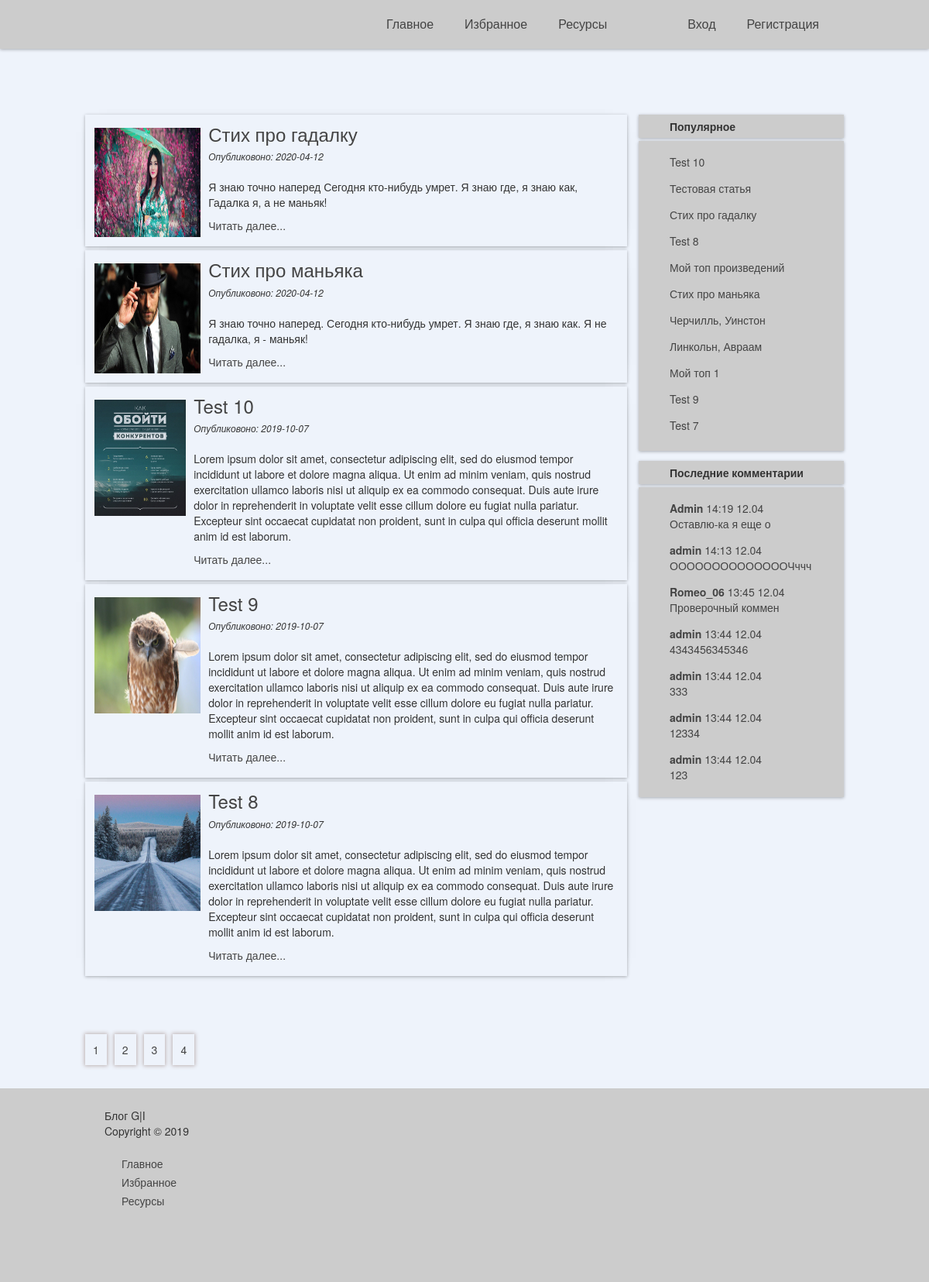
The page / on the database its author committed.
### tables this page shows
CREATE TABLE `articles` (
  `id` int(11) NOT NULL,
  `title` varchar(256) NOT NULL,
  `content` text NOT NULL,
  `data` date NOT NULL,
  `image` text NOT NULL,
  `views` int(124) NOT NULL
);

CREATE TABLE `comment` (
  `id_comments` int(11) NOT NULL,
  `id_article` int(11) NOT NULL,
  `user` varchar(255) NOT NULL,
  `comment_time` int(11) NOT NULL,
  `comment_text` text NOT NULL
);

### views/articles.php (the view, shortened to what this page needs)
<!DOCTYPE html>
<html lang="ru">
<head>
  <link rel="stylesheet" href="https://maxcdn.bootstrapcdn.com/bootstrap/3.3.6/css/bootstrap.min.css">
  <link rel="stylesheet" type="text/css" href="/views/css/style.css">
</head>
<body>
<header>
  <?php include "header.php"; ?>
</header>
<main>
<section class="quote">
  <div class="blockquote">
  </div>
</section>
<section class="wrapper">
  <section class="section_article">
   <?php foreach($articles as $a): ?>
    <article class="articles_all">
      <img class="articles_img" src="../files/<?=$a['image']?>" alt="">
      <div class="articles--cont">
        <h3><a href="article.php?id=<?=$a['id']?>"><?=$a['title']?></a></h3>
        <em>Опубликовоно: <?=$a['data']?></em> <br /><br />
        <p><?=article_intro($a['content'], 500)?></p>
        <p><a href="article.php?id=<?=$a['id']?>">Читать далее...</a></p>
      </div>
    </article>
    <?php endforeach ?>
  </section>
  <?php include "aside.php"; ?>
</section>
<div class="pagination">
</div>
</main>
<footer>
 <?php include "footer.php" ?>
</footer>
</body>
</html>

### views/aside.php (shortened to what this page needs)
<aside class="interesting">
<div class="block_name"> <b> Популярное </b></div>
<div class="block_body">
  <ul class="menu_aside">
    <?php foreach($show_title as $value): ?>
    <li class="list_aside"><a class="link_aside" href="article.php?id=<?=$value['id']?>"><?=$value['title']?></a></li>
    <?php endforeach ?>
  </ul>
</div>
</aside>
<aside class="last_comments">
<div class="block_name"> <b> Последние комментарии </b></div>
<div class="block_body">
  <ul class="menu_aside">
    <?php
    foreach($show_last_comment as $a): ?>
    <li class="list_aside"><a class="link_aside" href="article.php?id=<?=$a['id_article']?>">
      <b><?=$a['user']?></b>
      <?=date("H:i", $a['comment_time'])?>
      <?=date("d.m", $a['comment_time'])?> <br />
      <?=article_intro($a['comment_text'], 18)?>
    </a></li>
    <?php endforeach ?>
  </ul>
</div>
</aside>

### views/css/style.css (style rules this page uses)
html { height: 100%; }
body { padding: 0; margin: 0; background: #eef3fb no-repeat top center fixed; font-size: 14px; display: flex; flex-direction: column; height: 100%; }
h3 { margin-top: 5px; margin-bottom: 5px; }
a { color: #444; }
header { width: 100%; background: #ccc; color: white; box-shadow: 0 1px 4px rgba(0, 0, 0, .3); }
main { flex: 1 0 auto; width: 980px; min-height: 80%; display: flex; margin: 0px auto; flex-direction: column; }
section.quote { width: 980px; margin: 15px 0 0 0; display: flex; align-items: center; justify-content: center; }
.blockquote { font-size: 18px; padding: 10px 20px; font-family: Trattatello, fantasy, sans-serif; }
.wrapper { margin-top: 50px; width: 980px; padding-bottom: 50px; }
section .section_article { width: 700px; min-height: 500px; float: left; }
.articles_all { padding: 1%; margin-bottom: 5px; box-shadow: 0 0 5px 1px #bdb2b2; box-shadow: 0 1px 4px rgba(0, 0, 0, .3), -5px 0 20px -23px rgba(0, 0, 0, .8), 5px 0 20px -23px rgba(0, 0, 0, .8); display: flex; flex-direction: row; box-sizing: border-box; }
.articles_img { max-width: 20%; max-height: 150px; margin: 10px 5px 5px 5px; }
.articles--cont { margin-left: 5px; }
.articles--cont em { font-size: 12px; }
.articles--cont p { text-align: left; margin-right: 8px; }
aside { width: 265px; height: 432px; margin: 0 0 0px 15px; float: right; box-sizing: border-box; }
aside.last_comments { margin: 15px 0 0 0; }
.block_name { padding: 5px 0 5px 40px; box-shadow: 0 1px 4px rgba(0, 0, 0, .3); background: #ccc; margin-bottom: 4px; }
.block_body { height: 400px; width: 100%; padding: 5px 0; background: #ccc; box-shadow: 0 1px 4px rgba(0, 0, 0, .3); }
.menu_aside { margin: 5px 0px; max-width: 100%; box-sizing: border-box; }
.list_aside { list-style: none; padding: 2px 0; display: block; }
.link_aside { padding: 5px 0; display: block; }
footer { flex: 0 0 auto; width: 100%; height: 250px; padding: 0 1%; background: #ccc; }

### rows shown on the page
articles: image (picture), title "Стих про гадалку", data "2020-04-12", content "Я знаю точно наперед Сегодня кто-нибудь умрет. Я знаю где, я знаю как, Гадалка я, а не маньяк!"
articles: image (picture), title "Стих про маньяка", data "2020-04-12", content "Я знаю точно наперед. Сегодня кто-нибудь умрет. Я знаю где, я знаю как. Я не гадалка, я - маньяк!"
articles: image (picture), title "Test 10", data "2019-10-07", content "Lorem ipsum dolor sit amet, consectetur adipiscing elit, sed do eiusmod tempor incididunt ut labore et dolore magna aliqua. Ut enim ad minim veniam, quis nostrud exercitation ullamco laboris nisi ut aliquip ex ea commodo consequat. Duis aute irure dolor in reprehenderit in voluptate velit esse cillum dolore eu fugiat nulla pariatur. Excepteur sint occaecat cupidatat non proident, sunt in culpa qui officia deserunt mollit anim id est laborum."
articles: image (picture), title "Test 9", data "2019-10-07", content "Lorem ipsum dolor sit amet, consectetur adipiscing elit, sed do eiusmod tempor incididunt ut labore et dolore magna aliqua. Ut enim ad minim veniam, quis nostrud exercitation ullamco laboris nisi ut aliquip ex ea commodo consequat. Duis aute irure dolor in reprehenderit in voluptate velit esse cillum dolore eu fugiat nulla pariatur. Excepteur sint occaecat cupidatat non proident, sunt in culpa qui officia deserunt mollit anim id est laborum."
articles: image (picture), title "Test 8", data "2019-10-07", content "Lorem ipsum dolor sit amet, consectetur adipiscing elit, sed do eiusmod tempor incididunt ut labore et dolore magna aliqua. Ut enim ad minim veniam, quis nostrud exercitation ullamco laboris nisi ut aliquip ex ea commodo consequat. Duis aute irure dolor in reprehenderit in voluptate velit esse cillum dolore eu fugiat nulla pariatur. Excepteur sint occaecat cupidatat non proident, sunt in culpa qui officia deserunt mollit anim id est laborum."
articles: title "Тестовая статья"
articles: title "Мой топ произведений"
articles: title "Черчилль, Уинстон"
articles: title "Линкольн, Авраам"
articles: title "Мой топ 1"
articles: title "Test 7"
comment: user "Admin", comment_time "14:19", comment_time "12.04", comment_text "Оставлю-ка я еще о"
comment: user "admin", comment_time "14:13", comment_time "12.04", comment_text "ООООООООООООООЧччч"
comment: user "Romeo_06", comment_time "13:45", comment_time "12.04", comment_text "Проверочный коммен"
comment: user "admin", comment_time "13:44", comment_time "12.04", comment_text "4343456345346"
comment: user "admin", comment_time "13:44", comment_time "12.04", comment_text "333"
comment: user "admin", comment_time "13:44", comment_time "12.04", comment_text "12334"
comment: user "admin", comment_time "13:44", comment_time "12.04", comment_text "123"
